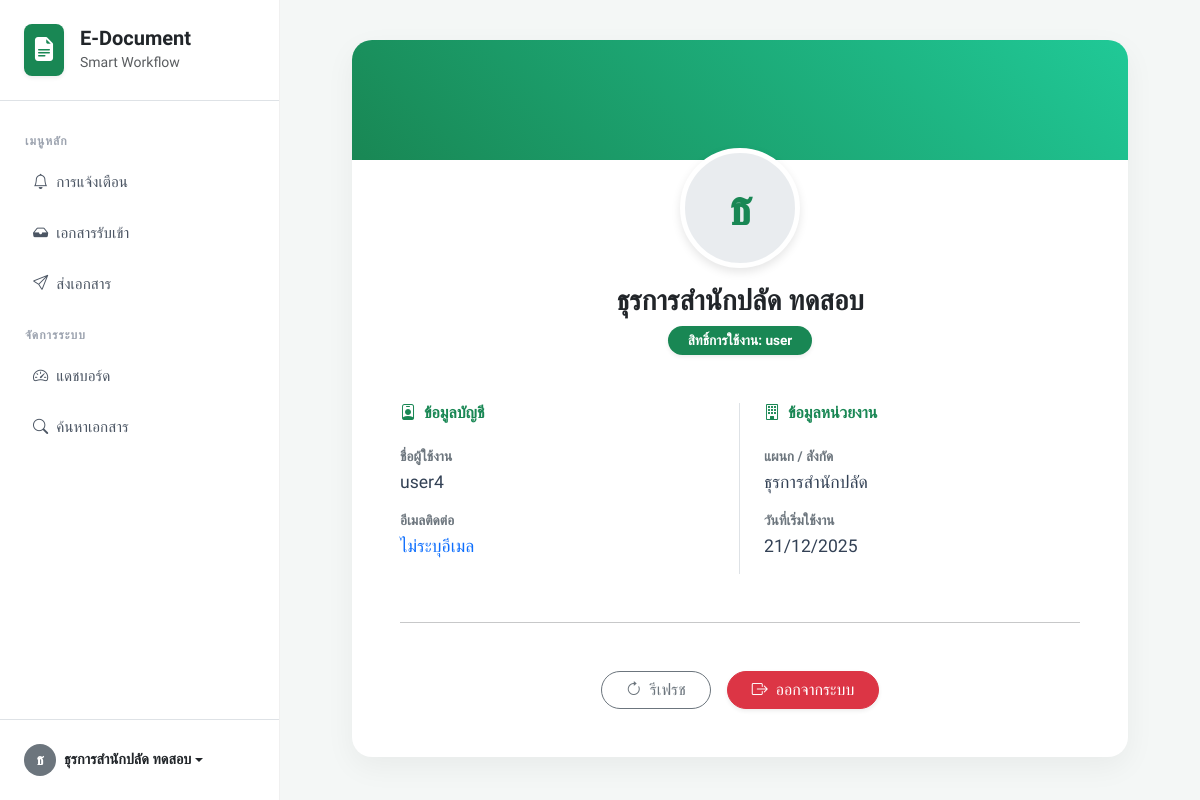
The page /profile/index.php (signed in) on the database its author committed.
### tables this page shows
CREATE TABLE `users` (
  `id` int(11) NOT NULL,
  `username` varchar(50) NOT NULL,
  `password_hash` varchar(255) NOT NULL,
  `email` varchar(100) NOT NULL,
  `first_name` varchar(100) NOT NULL,
  `last_name` varchar(100) NOT NULL,
  `department_id` int(11) NOT NULL,
  `signature_img_path` varchar(255) DEFAULT NULL COMMENT 'เก็บ Path รูปไฟล์ลายเซ็น (รองรับอนาคต)',
  `is_active` tinyint(1) DEFAULT 1 COMMENT '1=ใช้งาน, 0=ระงับ',
  `created_at` timestamp NOT NULL DEFAULT current_timestamp()
);

CREATE TABLE `departments` (
  `id` int(11) NOT NULL,
  `name` varchar(100) NOT NULL COMMENT 'ชื่อแผนก/ฝ่าย',
  `created_at` timestamp NOT NULL DEFAULT current_timestamp()
);

### profile/index.php (the view, shortened to what this page needs)
<?php
include '../config/db.php';
$user_id = $_SESSION['user_id'];
$sql = "SELECT u.*, d.name AS dept_name
        FROM users u
        LEFT JOIN departments d ON u.department_id = d.id
        WHERE u.id = ?";
$stmt = $conn->prepare($sql);
$stmt->bind_param("i", $user_id);
$stmt->execute();
$user = $stmt->get_result()->fetch_assoc();
?>
<!DOCTYPE html>
<html lang="th">
<head>
    <link href="https://cdn.jsdelivr.net/npm/bootstrap@5.3.0/dist/css/bootstrap.min.css" rel="stylesheet">
    <link rel="stylesheet" href="https://cdn.jsdelivr.net/npm/bootstrap-icons@1.11.0/font/bootstrap-icons.css">
    <link href="https://cdn.jsdelivr.net/npm/sweetalert2@11/dist/sweetalert2.min.css" rel="stylesheet">
</head>
<body>
    <div class="d-flex">
        <div class="flex-shrink-0">
            <?php include '../includes/sidebar.php'; ?>
        </div>
        <div class="main-content flex-grow-1">
            <div class="container" style="max-width: 800px;">
                <div class="card profile-card">
                    <div class="profile-header"></div>
                    <div class="card-body p-4 p-md-5">
                        <div class="avatar-wrapper mb-4">
                            <div class="avatar">
                                <?php echo mb_substr($user['first_name'], 0, 1, 'UTF-8'); ?>
                            </div>
                            <h3 class="mt-3 fw-bold"><?php echo htmlspecialchars($user['first_name'] . ' ' . $user['last_name']); ?></h3>
                            <span class="badge bg-success badge-role shadow-sm">สิทธิ์การใช้งาน: <?php echo $_SESSION['role']; ?></span>
                        </div>
                        <div class="row g-4 mt-2">
                            <div class="col-md-6 border-end">
                                <h6 class="text-success fw-bold mb-4"><i class="bi bi-person-badge me-2"></i>ข้อมูลบัญชี</h6>
                                <p class="info-label">ชื่อผู้ใช้งาน</p>
                                <p class="info-value"><?php echo htmlspecialchars($user['username']); ?></p>
                                <p class="info-label">อีเมลติดต่อ</p>
                                <p class="info-value text-primary">
                                    <?php echo !empty($user['email']) ? htmlspecialchars($user['email']) : 'ไม่ระบุอีเมล'; ?>
                                </p>
                            </div>
                            <div class="col-md-6 ps-md-4">
                                <h6 class="text-success fw-bold mb-4"><i class="bi bi-building me-2"></i>ข้อมูลหน่วยงาน</h6>
                                <p class="info-label">แผนก / สังกัด</p>
                                <p class="info-value"><?php echo htmlspecialchars($user['dept_name'] ?? 'ไม่ระบุ'); ?></p>
                                <p class="info-label">วันที่เริ่มใช้งาน</p>
                                <p class="info-value"><?php echo date('d/m/Y', strtotime($user['created_at'])); ?></p>
                            </div>
                        </div>
                        <hr class="my-5">
                        <div class="d-flex justify-content-center gap-3">
                            <button type="button" class="btn btn-outline-secondary px-4 rounded-pill" onclick="refreshProfile()">
                                <i class="bi bi-arrow-clockwise me-2"></i>รีเฟรช
                            </button>
                            <button type="button" class="btn btn-danger px-4 rounded-pill shadow-sm" onclick="confirmLogout()">
                                <i class="bi bi-box-arrow-right me-2"></i>ออกจากระบบ
                            </button>
                        </div>
                    </div>
                </div>
            </div>
        </div>
    </div>
</body>
</html>

### profile/index.php (style rules this page uses)
body { font-family: 'Kanit', sans-serif; background-color: #f4f7f6; }
.main-content { padding: 40px; width: 100%; height: 100vh; overflow-y: auto; }
.profile-card { border: none; border-radius: 20px; box-shadow: 0 10px 30px rgba(0, 0, 0, 0.05); overflow: hidden; background: #fff; }
.profile-header { background: linear-gradient(45deg, #198754, #20c997); height: 120px; }
.avatar-wrapper { margin-top: -60px; text-align: center; }
.avatar { width: 120px; height: 120px; border-radius: 50%; border: 5px solid #fff; background: #e9ecef; display: flex; align-items: center; justify-content: center; font-size: 50px; color: #198754; font-weight: bold; margin: 0 auto; box-shadow: 0 4px 10px rgba(0, 0, 0, 0.1); }
.info-label { color: #6c757d; font-size: 0.85rem; font-weight: 600; text-transform: uppercase; margin-bottom: 2px; }
.info-value { color: #334155; font-size: 1.1rem; font-weight: 500; margin-bottom: 15px; }
.badge-role { padding: 8px 20px; border-radius: 20px; font-size: 0.85rem; }

### rows shown on the page
users: first_name "ธ", first_name+last_name "ธุรการสำนักปลัด ทดสอบ", username "user4", department.name "ธุรการสำนักปลัด", created_at "21/12/2025"

### other values the page prints
mb_substr($first_name, 0, 1, 'UTF-8') "ธ"
$fullname "ธุรการสำนักปลัด ทดสอบ"
$_SESSION['role'] "user"
